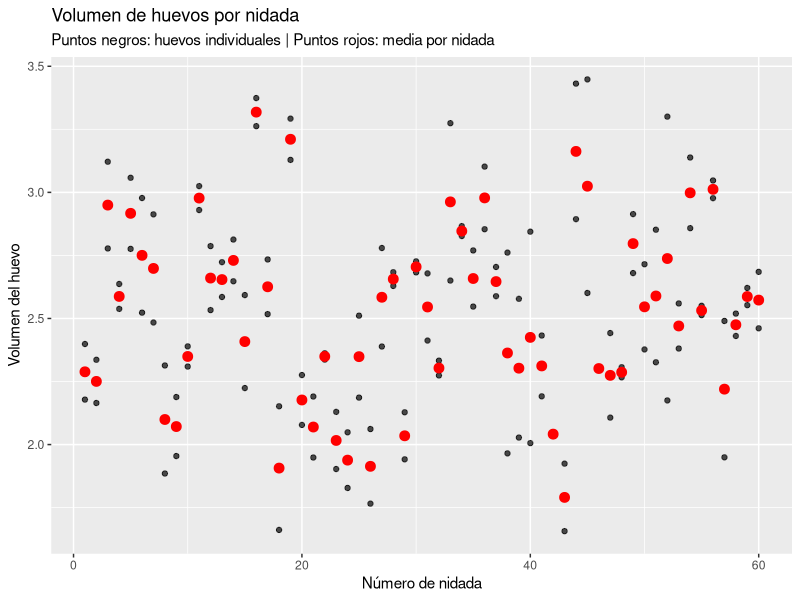

R code for this plot:
## ---- chunk 1
library(dplyr)
library(ggplot2)
## ---- chunk 2
set.seed(123)

# Número de nidadas muestreadas
N <- 60  

# Cada nidada tiene 2 observaciones (2 huevos)
nidada <- rep(1:N, each = 2)

# Promedio poblacional hipotético (en base al gráfico del ejercicio)
media_real <- 2.5

# Variaciones entre y dentro de nidadas
var_entre <- 0.35
var_dentro <- 0.25

efecto_cluster <- rnorm(N, 0, var_entre)

volumen <- media_real +
  rep(efecto_cluster, each = 2) +
  rnorm(2*N, 0, var_dentro)

datos <- data.frame(
  Nidada = nidada,
  Volumen = volumen
)

head(datos)
## ---- chunk 3
resumen_nidada <- datos %>%
  group_by(Nidada) %>%
  summarise(
    Media = mean(Volumen),
    De = sd(Volumen)
  )

head(resumen_nidada)
## ---- chunk 4
prom_nid <- datos %>%
  group_by(Nidada) %>%
  summarise(Media = mean(Volumen))

ggplot(datos, aes(x = Nidada, y = Volumen)) +
  geom_point(alpha = 0.7, color = "black") +
  geom_point(data = prom_nid,
             aes(x = Nidada, y = Media),
             color = "red", size = 3) +
  labs(
    title = "Volumen de huevos por nidada",
    subtitle = "Puntos negros: huevos individuales | Puntos rojos: media por nidada",
    x = "Número de nidada",
    y = "Volumen del huevo"
  )
## ---- chunk 5
promedio_est <- mean(datos$Volumen)
promedio_est
## ---- chunk 6

# Número total de nidadas
M <- length(unique(datos$Nidada))

# Tamaño fijo por nidada = 2 huevos
m <- 2

# Medias de cada nidada
medias_clusters <- datos %>% 
  group_by(Nidada) %>% 
  summarise(ybar = mean(Volumen))

# Varianza entre conglomerados
S2b <- var(medias_clusters$ybar)

# Fórmula estándar para μ en muestreo por conglomerados de 2 etapas
# SE(μ̂) = sqrt( S²_between / M )
SE <- sqrt(S2b / M)

SE
